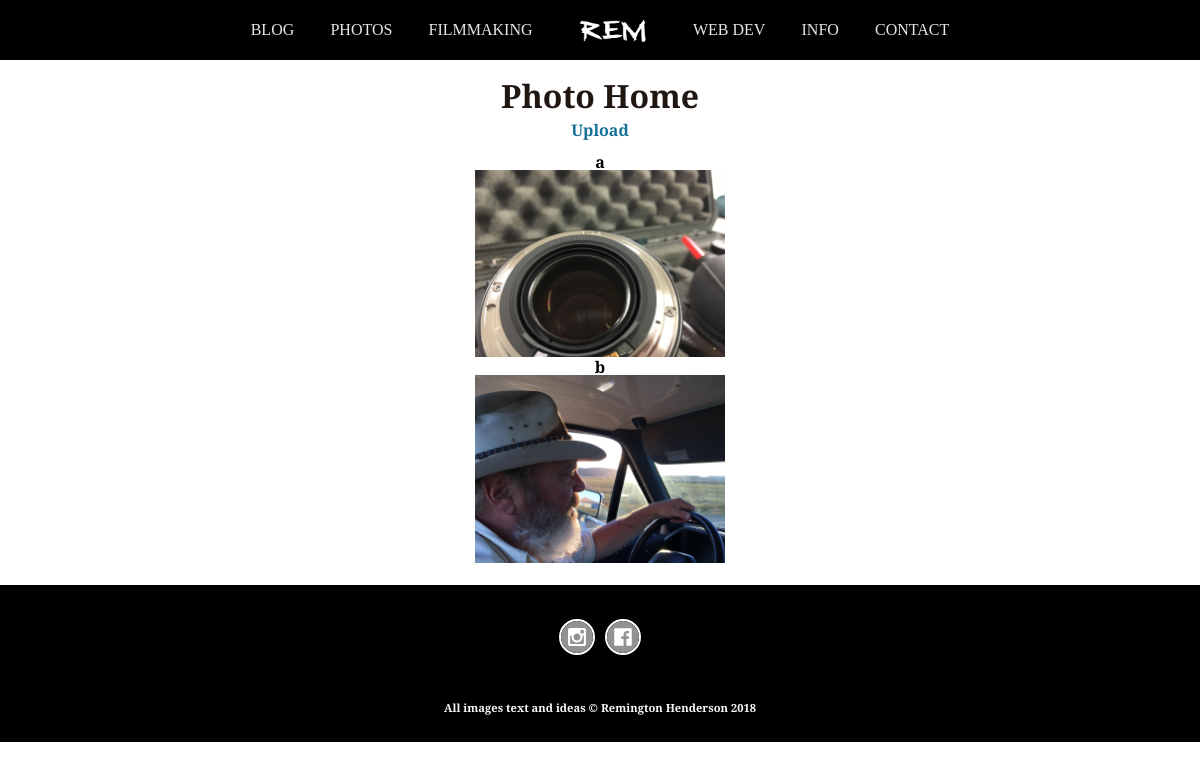
Before: /photography/ with the older database file.
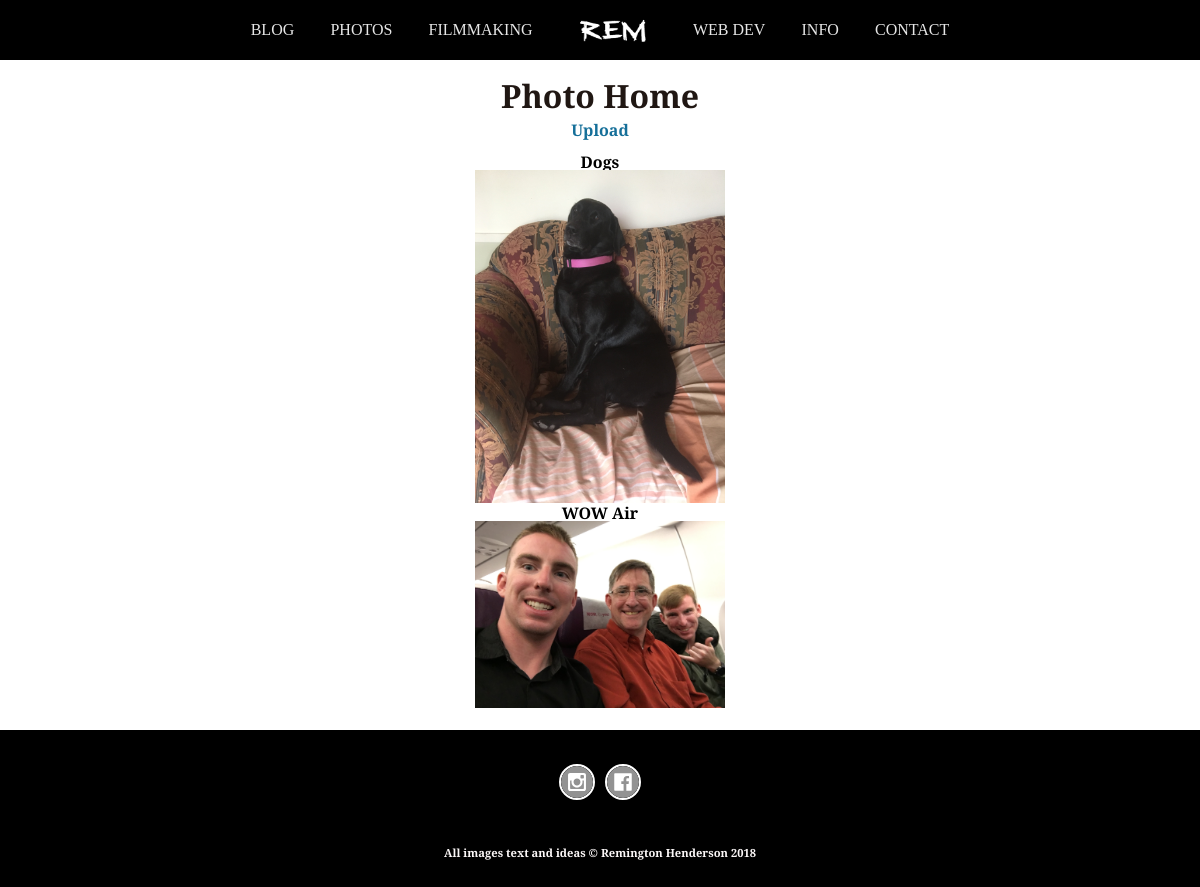
After: the same page with the newer database file.
### R_E_M/models.py (models this page shows, shortened)
class Album(models.Model):
    owner = models.ForeignKey(User, on_delete=models.CASCADE, related_name="photo_albums")
    title = models.CharField(max_length=50, blank=True, null=True)
    slug = models.SlugField(blank=True, null=True, unique=True)
    album_details = models.TextField()
    alt_text = models.CharField(max_length=30, blank=True, null=True)

class Photo(models.Model):
    owner = models.ForeignKey(User, on_delete=models.CASCADE, related_name="photos")
    album = models.ForeignKey(Album, on_delete=models.CASCADE, related_name="photo_album")
    title = models.CharField(max_length=50, blank=True, null=True)
    slug = models.SlugField(blank=True, null=True, unique=True)
    image = models.ImageField(upload_to=photo_image_uh, blank=True, null=True)
    alt_text = models.CharField(max_length=50, blank=True, null=True)
    date_taken = models.CharField(max_length=50)
    image_details = models.TextField()

### R_E_M/views.py (the view)
def photography_home(request):
    complete_album_list = Album.objects.all()
    return render(request, 'photos/photo_home.html', {'albums': complete_album_list})

### R_E_M/templates/photos/photo_home.html (shortened to what this page needs)
{% extends 'base.html' %}
{% load static %}
{% block content %}
    <head>
        <link rel="stylesheet" type="text/css" href="{% static 'styles/style.css' %}"/>
    </head>
    <div class="container">
        <h1>Photo Home</h1>
        <a href="{% url 'picture_upload' %}">Upload</a>
        <br>
        <br>
        {% for album in albums %}
            <p>{{ album.title }}</p>
            <a href="{% url 'album_view' album.slug %}"><img src="{{ album.photo_album.all.0.image.url }}" class="image"></a>
        {% endfor %}
    </div>
{% endblock %}
{% block footer %}
    {% include 'footer_base.html' %}
{% endblock %}

### R_E_M/templates/base.html (shortened to what this page needs)
{% load static %}
<!DOCTYPE html>
<html lang="en">
<head>
    <link rel="stylesheet" type="text/css" href="{% static 'styles/reset_style.css' %}"/>
    <link rel="stylesheet" type="text/css" href="{% static 'styles/style.css' %}"/>
</head>
<header id="header" role="banner">
    <div class="header-inner">
        <div id="headerNav" class="tmpl-loading">
            <div id="mainNavWrapper" class="nav-wrapper desktop-nav-wrapper show-on-scroll">
                <nav id="mainNavigation" data-content-field="navigation">
                    <div class="external">
                        <a href="{% url 'blog_home' %}">
                            Blog
                        </a>
                    </div>
                    <div class="external">
                        <a href="{% url 'photos_home' %}">
                            Photos
                        </a>
                    </div>
                    <div class="external" style="margin-right: 20px;">
                        <a href="{% url 'movie_home' %}">
                            Filmmaking
                        </a>
                    </div>
                    <div id="logoWrapper" class="title-logo-wrapper" data-content-field="site-title">
                        <h1 id="logoImage" class="tmpl-loading logo-image"><a href="{% url "home" %}"><img
                                src="/static/R_E_M/img/REM(452x151).png"
                                alt="REM logo"/></a></h1>
                    </div>
                    <div class="external" style="margin-left: 20px;">
                        <a href={% url "webdev" %}>
                            Web Dev
                    </div>
                    <div class="folder">
                        <label for="folder-toggle-565c2ce3e4b01110e1dff605" class="folder-toggle-label" onclick
                               data-href="/info/">Info</label>
                    </div>
                    <div class="collection">
                        <a href="{% url 'contact' %}">
                            Contact
                        </a>
                    </div>
                </nav>
            </div>
        </div>
    </div>
</header>
<body>
{% block content %}
{% endblock %}
{% block footer %}
{% endblock %}
</body>
</html>

### R_E_M/templates/footer_base.html (shortened to what this page needs)
<div id="preFooter">
    <div class="pre-footer-inner with-custom">
        <div class="sqs-layout sqs-grid-12 columns-12" data-layout-label="Pre-Footer Content"
             data-type="block-field"
             data-updated-on="1448869950226" id="preFooterBlocks">
            <div class="row sqs-row">
                <div class="col sqs-col-12 span-12">
                    <div class="sqs-block socialaccountlinks-v2-block sqs-block-socialaccountlinks-v2"
                         data-block-type="54" id="block-yui_3_17_2_1_1403260543132_3969">
                        <div class="sqs-block-content">
                            <div class="sqs-svg-icon--outer social-icon-alignment-center social-icons-color-white social-icons-size-large social-icons-shape-circle social-icons-style-border">
                                <nav class="sqs-svg-icon--list">
                                    <a href="https://www.instagram.com/remus_ex_machina/" target="_blank"
                                       class="sqs-svg-icon--wrapper instagram">
                                        <div>
                                        </div>
                                    </a><a href="https://www.facebook.com/profile.php?id=100009530977954"
                                           target="_blank"
                                           class="sqs-svg-icon--wrapper facebook">
                                    <div>
                                    </div>
                                </a>
                                </nav>
                            </div>
                        </div>
                    </div>
                </div>
            </div>
        </div>
    </div>
</div>
<footer id="footer" role="contentinfo">
    <div class="footer-inner">
        <div class="sqs-layout sqs-grid-12 columns-12" data-layout-label="Footer Content" data-type="block-field"
             data-updated-on="1492518055782" id="footerBlocks">
            <div class="row sqs-row">
                <div class="col sqs-col-12 span-12">
                    <div class="sqs-block html-block sqs-block-html" data-block-type="2"
                         id="block-yui_3_17_2_28_1448861542916_5540">
                        <div class="sqs-block-content"><p class="text-align-center">All images text and ideas ©
                            Remington Henderson 2018</p></div>
                    </div>
                </div>
            </div>
        </div>
    </div>
</footer>

### R_E_M/templates/photos/photo_home.html (style rules this page uses)
.image { width: 250px; }
.container { margin: 20px auto; text-align: center; width: 70%; }
h1, body { font-family: 'Alegreya Sans SC', sans-serif; font-weight: bold; }

Changed rows visible on the page:
removed Album: title "a", photo_album.all.0.image (picture)
removed Album: title "b", photo_album.all.0.image (picture)
added Album: title "Dogs", photo_album.all.0.image (picture)
added Album: title "WOW Air", photo_album.all.0.image (picture)
